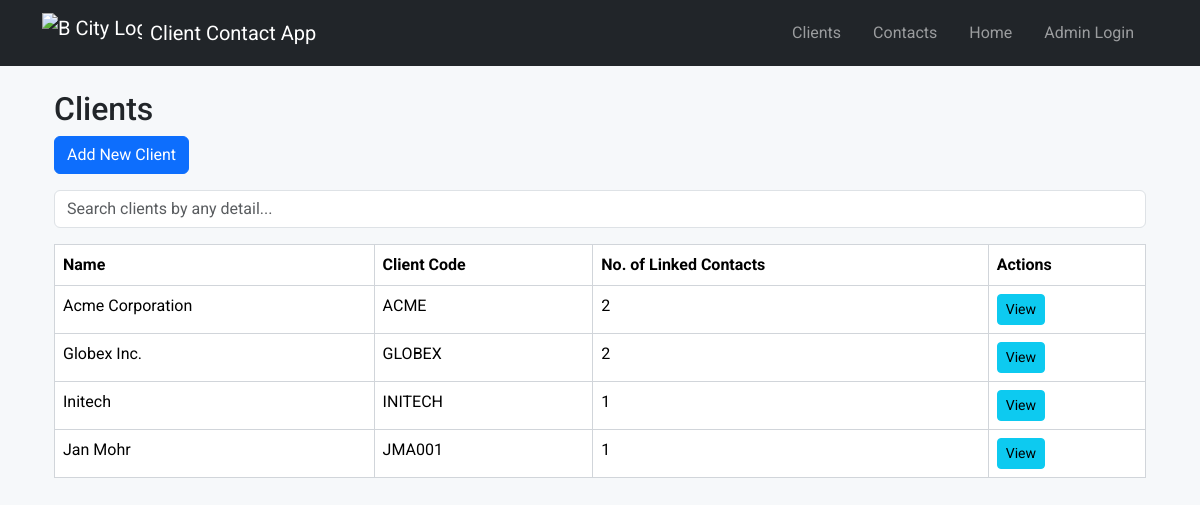
The page /clients/ on the database as committed earlier.
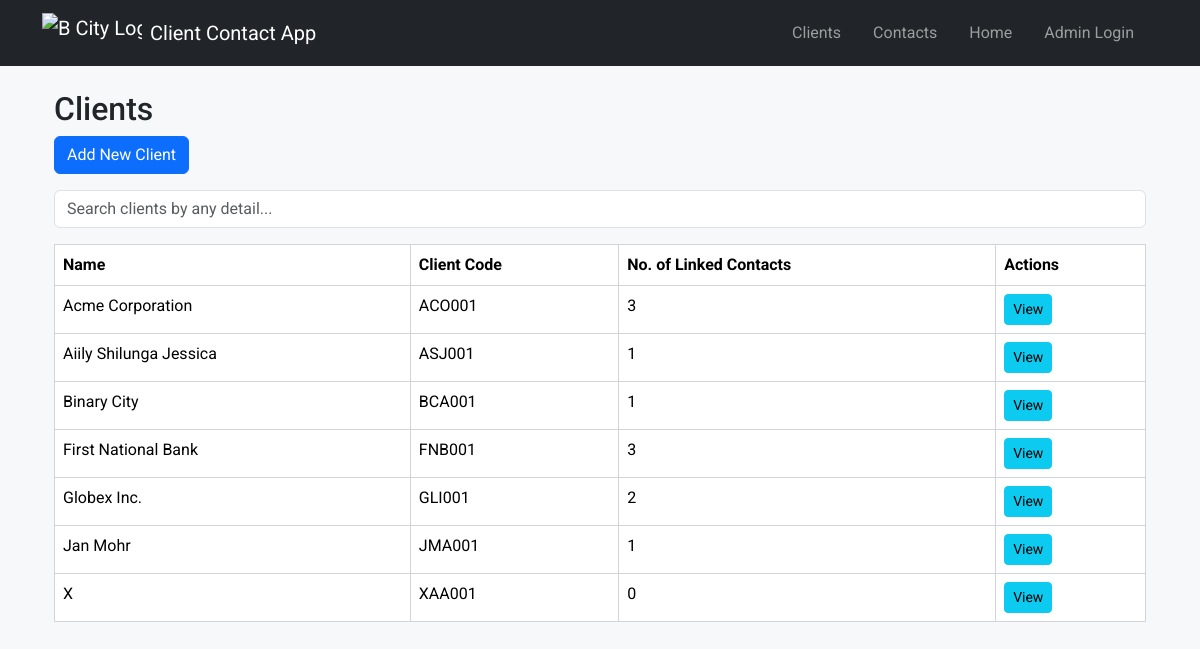
The same page on the database as committed later.
### models/client.py (models this page shows, shortened)
class Client(db.Model):
    __tablename__ = 'client'
    id = db.Column(db.Integer, primary_key=True)
    name = db.Column(db.String(100), nullable=False)
    client_code = db.Column(db.String(50), nullable=False, unique=True)
    contacts = db.relationship(
        'Contact',
        secondary='client_contact',
        back_populates='clients'
    )

### routes/client.py (the view)
@client_bp.route('/')
def list_clients():
    clients = Client.query.order_by(Client.name).all()
    return render_template('client_list.html', clients=clients)

### templates/client_list.html (shortened to what this page needs)
{% extends 'base.html' %}
{% block content %}
<div class="container">
    <h2>Clients</h2>
    <a href="{{ url_for('client.create_client') }}" class="btn btn-primary mb-3">Add New Client</a>
    <div class="mb-3">
        <input type="text" id="clientSearch" class="form-control" placeholder="Search clients by any detail...">
    </div>
    {% if clients and clients|length > 0 %}
    <table class="table custom-compact-table" id="clientsTable">
        <thead>
            <tr>
                <th>Name</th>
                <th>Client Code</th>
                <th>No. of Linked Contacts</th>
                <th>Actions</th>
            </tr>
        </thead>
        <tbody>
        {% for client in clients %}
            <tr>
                <td>{{ client.name }}</td>
                <td>{{ client.client_code }}</td>
                <td>{{ client.contacts|length }}</td>
                <td>
                    <a href="{{ url_for('client.view_client', client_id=client.id) }}" class="btn btn-sm btn-info">View</a>
                </td>
            </tr>
        {% endfor %}
        </tbody>
    </table>
    {% else %}
        <div class="alert alert-warning mt-4">No client(s) found</div>
    {% endif %}
</div>
{% endblock %}

### templates/base.html (shortened to what this page needs)
<!DOCTYPE html>
<html lang="en">
<head>
    <link href="https://cdn.jsdelivr.net/npm/bootstrap@5.3.3/dist/css/bootstrap.min.css" rel="stylesheet">
    <link rel="stylesheet" href="{{ url_for('static', filename='css/style.css') }}">
</head>
<body style="font-family: 'Roboto', sans-serif;">
    <nav class="navbar navbar-expand-lg navbar-dark bg-dark mb-4">
      <div class="container">
        <a class="navbar-brand d-flex align-items-center" href="{{ url_for('index') }}">
          <img src="https://www.bcity.me/web/image/website/1/logo?unique=71ef289" alt="B City Logo" width="100" height="40" class="me-2" />
          Client Contact App
        </a>
        <div class="collapse navbar-collapse" id="navbarNav">
          <ul class="navbar-nav ms-auto">
            <li class="nav-item"><a href="{{ url_for('client.list_clients') }}" class="nav-link">Clients</a></li>
            <li class="nav-item"><a href="{{ url_for('contact.list_contacts') }}" class="nav-link">Contacts</a></li>
            <li class="nav-item"><a href="{{ url_for('index') }}" class="nav-link">Home</a></li>
            {% if current_user.is_authenticated %}
                <li class="nav-item"><a href="{{ url_for('admin.admin_dashboard') }}" class="nav-link">Admin</a></li>
                <li class="nav-item"><a href="{{ url_for('auth.logout') }}" class="nav-link">Logout</a></li>
            {% else %}
                <li class="nav-item"><a href="{{ url_for('auth.login') }}" class="nav-link">Admin Login</a></li>
            {% endif %}
          </ul>
        </div>
      </div>
    </nav>
    <div class="container">
        {% block content %}{% endblock %}
    </div>
</body>
</html>

### static/css/style.css (style rules this page uses)
body { font-family: Arial, sans-serif; background: #f6f8fa; margin: 0; padding: 0; }
nav a { color: #fff; text-decoration: none; margin-right: 1em; }
table { border-collapse: collapse; width: 100%; margin-bottom: 2em; }
th, td { border: 1px solid #d1d5da; padding: 0.5em 1em; text-align: left; }
th { background: #f3f4f6; }

Rows that differ between the two databases and show on the page:
removed Client: name "Initech", client_code "INITECH", contacts|length "1"
changed Client "Acme Corporation": client_code "ACME" → "ACO001"; contacts|length "2" → "3"
added Client: name "Aiily Shilunga Jessica", client_code "ASJ001", contacts|length "1"
added Client: name "Binary City", client_code "BCA001", contacts|length "1"
added Client: name "First National Bank", client_code "FNB001", contacts|length "3"
changed Client "Globex Inc.": client_code "GLOBEX" → "GLI001"
added Client: name "X", client_code "XAA001", contacts|length "0"
